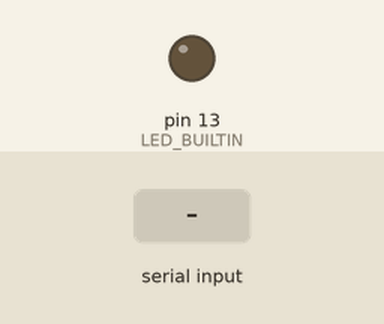
This sketch was run on a simulated Arduino Uno, built with avr-gcc and run on an emulated ATmega328P. Shown: output pins drawn as LEDs (lit = HIGH). The test bench sets the inputs (shaded band).

Above: at 1.2 s.
1.3 s: "1" received over the second serial link
At 2.5 s:
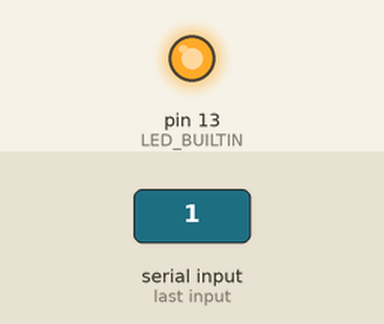
2.8 s: "0" received over the second serial link
At 3.6 s:
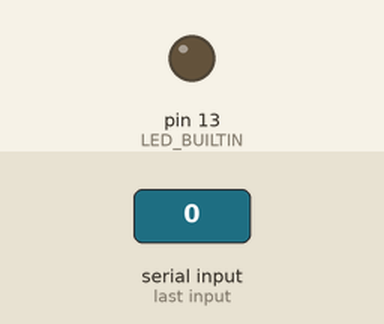
Timing chart, 0 to 5.8 s (numbered marks = the images above; inputs shaded):
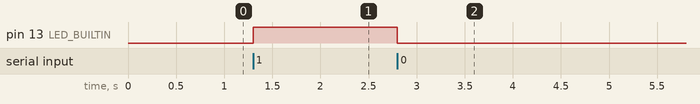

The sketch:

diy16_1_1.ino
```cpp
// 動手做16-1：使用軟體序列埠程式連接Arduino與藍牙模組

#include <SoftwareSerial.h>
SoftwareSerial BT(9, 10); // 接收, 傳送

char val; // 儲存接收資料的變數

void setup()
{
  pinMode(LED_BUILTIN, OUTPUT);
  BT.begin(9600);
  // 藍牙連線成功後，發佈「準備好了」訊息。
  BT.println("BT is ready!");
}

void loop()
{
  if (BT.available())
  {
    val = BT.read();
    switch (val)
    {
    case '0':                         // 若接收到0...
      digitalWrite(LED_BUILTIN, LOW); // 關閉LED
      break;
    case '1':                          // 若接收到1...
      digitalWrite(LED_BUILTIN, HIGH); // 點亮LED
      break;
    }
  }
}
```

Measured:
- after the input at 1.3 s, pin 13 (LED_BUILTIN): LOW → HIGH at once
- after the input at 2.8 s, pin 13 (LED_BUILTIN): HIGH → LOW at once
